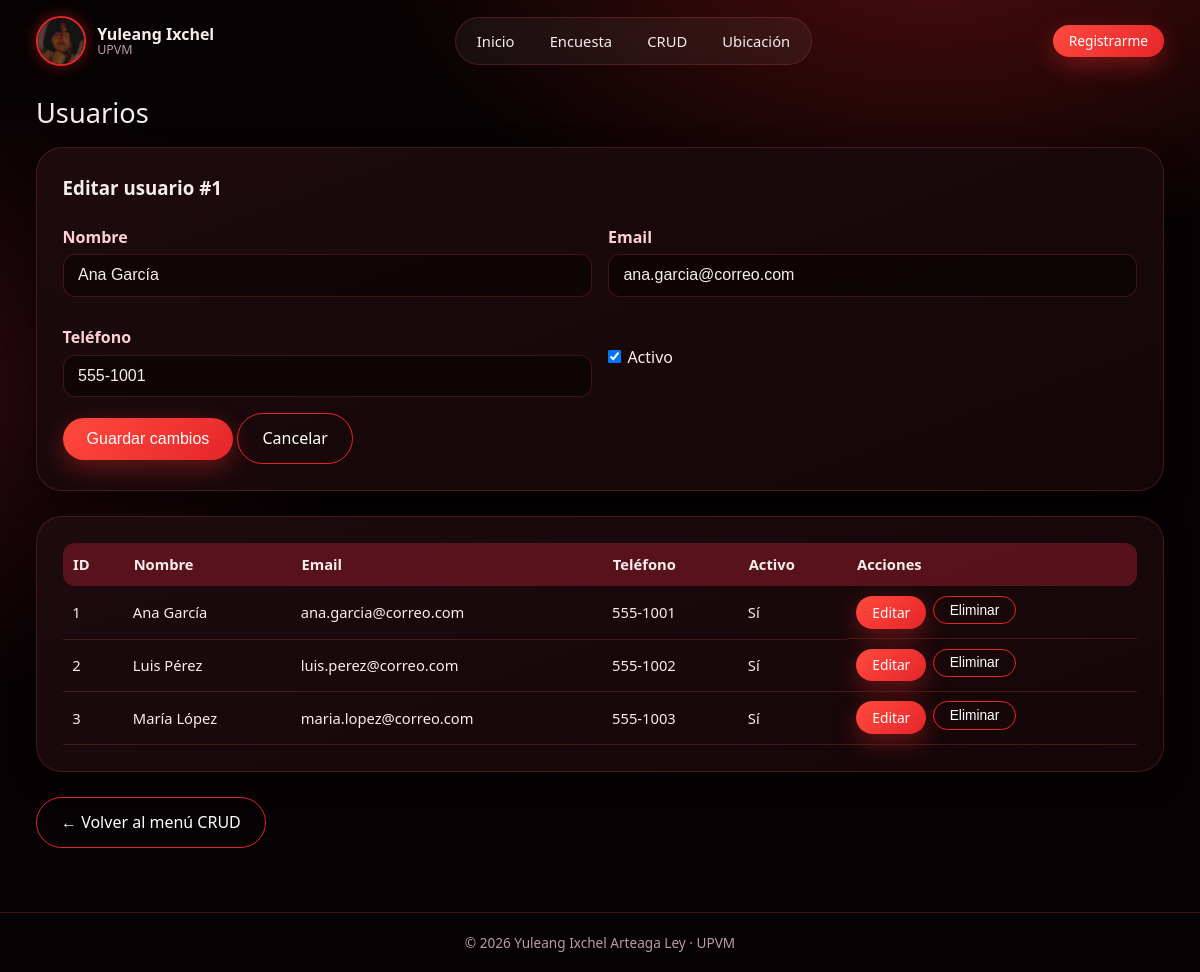
The page /crud/usuarios.php?editar=1 on the database its author committed.
### tables this page shows
CREATE TABLE usuarios (
    id_usuario   INT          NOT NULL AUTO_INCREMENT,
    nombre       VARCHAR(100) NOT NULL,
    email        VARCHAR(150) NOT NULL UNIQUE,
    telefono     VARCHAR(20),
    activo       TINYINT(1)   NOT NULL DEFAULT 1,
    created_at   TIMESTAMP    NOT NULL DEFAULT CURRENT_TIMESTAMP,
    updated_at   TIMESTAMP    NOT NULL DEFAULT CURRENT_TIMESTAMP ON UPDATE CURRENT_TIMESTAMP,
    CONSTRAINT pk_usuarios PRIMARY KEY (id_usuario)
);

### config.php (called while the page is built, shortened)
<?php
function e($s): string { return htmlspecialchars((string)$s, ENT_QUOTES, 'UTF-8'); }

### crud/usuarios.php (the view, shortened to what this page needs)
<?php
require __DIR__ . '/../config.php';
$pdo = db(DB_SISTEMA); $msg = ''; $err = '';
$editar = null;
if (isset($_GET['editar'])) {
    $st = $pdo->prepare('SELECT * FROM usuarios WHERE id_usuario=?');
    $st->execute([(int)$_GET['editar']]);
    $editar = $st->fetch() ?: null;
}
$filas = $pdo->query('SELECT * FROM usuarios ORDER BY id_usuario')->fetchAll();
include __DIR__ . '/../includes/header.php';
?>
<h2>Usuarios</h2>
<section class="card">
  <h3><?= $editar ? 'Editar usuario #' . e($editar['id_usuario']) : 'Nuevo usuario' ?></h3>
  <form method="post">
    <div class="grid2">
      <div><label>Nombre</label><input type="text" name="nombre" required maxlength="100" value="<?= e($editar['nombre'] ?? '') ?>"></div>
      <div><label>Email</label><input type="email" name="email" required maxlength="150" value="<?= e($editar['email'] ?? '') ?>"></div>
      <div><label>Teléfono</label><input type="text" name="telefono" maxlength="20" value="<?= e($editar['telefono'] ?? '') ?>"></div>
      <?php if ($editar): ?>
      <div class="opciones"><label style="margin-top:2rem"><input type="checkbox" name="activo" <?= $editar['activo'] ? 'checked' : '' ?>> Activo</label></div>
      <?php endif; ?>
    </div>
    <p style="margin-top:1rem">
      <button class="btn" type="submit"><?= $editar ? 'Guardar cambios' : 'Crear usuario' ?></button>
      <?php if ($editar): ?><a class="btn sec" href="usuarios.php">Cancelar</a><?php endif; ?>
    </p>
  </form>
</section>
<section class="card tabla-wrap">
  <table>
    <tr><th>ID</th><th>Nombre</th><th>Email</th><th>Teléfono</th><th>Activo</th><th>Acciones</th></tr>
    <?php foreach ($filas as $f): ?>
    <tr>
      <td><?= e($f['id_usuario']) ?></td><td><?= e($f['nombre']) ?></td><td><?= e($f['email']) ?></td>
      <td><?= e($f['telefono']) ?></td><td><?= $f['activo'] ? 'Sí' : 'No' ?></td>
      <td class="acciones">
        <a class="btn chico" href="?editar=<?= $f['id_usuario'] ?>">Editar</a>
        <form method="post" onsubmit="return confirm('¿Eliminar este usuario?')">
          <button class="btn chico sec" type="submit">Eliminar</button>
        </form>
      </td>
    </tr>
    <?php endforeach; ?>
  </table>
</section>
<p><a class="btn sec" href="index.php">← Volver al menú CRUD</a></p>
<?php include __DIR__ . '/../includes/footer.php'; ?>

### assets/css/style.css (style rules this page uses)
:root { --bg:#070203; --panel:#140608; --panel2:#1d0b0e; --rojo:#ff2d2d; --rojo2:#e5252a; --vino:#8b1a2b; --texto:#f6eded; --suave:#b99ca0; --borde:rgba(255,85,85,.2); --ok:#2e7d52; }
* { box-sizing:border-box;margin:0;padding:0 }
html { scroll-behavior:smooth }
body { font-family:'Segoe UI',system-ui,Arial,sans-serif;color:var(--texto);min-height:100vh;display:flex;flex-direction:column;line-height:1.55; background:radial-gradient(900px 500px at 78% -6%,rgba(255,40,40,.28),transparent 62%), radial-gradient(700px 500px at -5% 40%,rgba(139,26,43,.25),transparent 60%),var(--bg) }
a { color:inherit }
.btn { display:inline-block;background:linear-gradient(135deg,#ff4a3d,var(--rojo2));color:#fff;border:none;padding:.75rem 1.5rem;border-radius:999px; font-size:1rem;cursor:pointer;text-decoration:none;transition:.2s;box-shadow:0 8px 24px rgba(255,45,45,.35) }
.btn.sec { background:transparent;border:1px solid var(--rojo2);box-shadow:none }
.btn.chico { padding:.35rem 1rem;font-size:.86rem }
h2 { font-weight:500;font-size:1.7rem;margin-bottom:.8rem }
h3 { margin-bottom:.6rem }
.card { background:linear-gradient(160deg,var(--panel2),var(--panel));border:1px solid var(--borde);border-radius:26px;padding:1.6rem;margin-bottom:1.6rem; box-shadow:0 10px 30px rgba(0,0,0,.45) }
label { display:block;margin:.8rem 0 .3rem;font-weight:600;color:#ffd0d3 }
input[type=text],input[type=email],input[type=number],input[type=file],select,textarea { width:100%;padding:.7rem .9rem;border-radius:12px;border:1px solid var(--borde);background:rgba(0,0,0,.4);color:var(--texto);font-size:1rem }
.opciones label { display:inline-flex;align-items:center;gap:.4rem;margin:.3rem 1rem .3rem 0;font-weight:400;color:var(--texto) }
.grid2 { display:grid;grid-template-columns:repeat(2,1fr);gap:1rem }
.tabla-wrap { overflow-x:auto }
table { width:100%;border-collapse:collapse;font-size:.92rem }
th { background:rgba(139,26,43,.55);text-align:left;padding:.65rem }
th:first-child { border-radius:12px 0 0 12px }
th:last-child { border-radius:0 12px 12px 0 }
td { padding:.6rem;border-bottom:1px solid var(--borde) }
.acciones { display:flex;gap:.4rem;flex-wrap:wrap }

### rows shown on the page
usuarios: id_usuario "1", nombre "Ana García", email "ana.garcia@correo.com", telefono "555-1001", activo "☑", shows "Sí"
usuarios: id_usuario "2", nombre "Luis Pérez", email "luis.perez@correo.com", telefono "555-1002", activo "Sí"
usuarios: id_usuario "3", nombre "María López", email "maria.lopez@correo.com", telefono "555-1003", activo "Sí"
